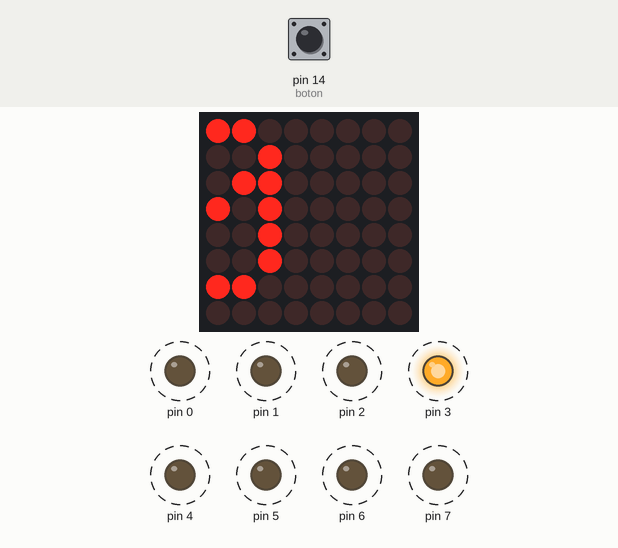
A sketch run on a simulated Arduino Uno, built with avr-gcc and run on an emulated ATmega328P. On the bench: 8×8 LED matrix, output pins drawn as LEDs (lit = HIGH). Dashed ring = blinking. Inputs (shaded band) come from the test bench; at power-on: pin 14 (boton) LOW.

Above: at 1.97 s.
2.0 s: pin 14 (boton) pulled HIGH for 0.7 s
At 3.02 s:
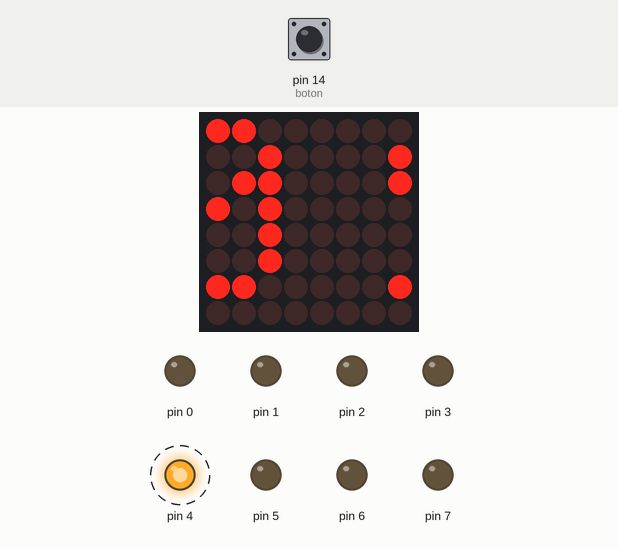
4.2 s: pin 14 (boton) pulled HIGH for 1 s
At 5.05 s:
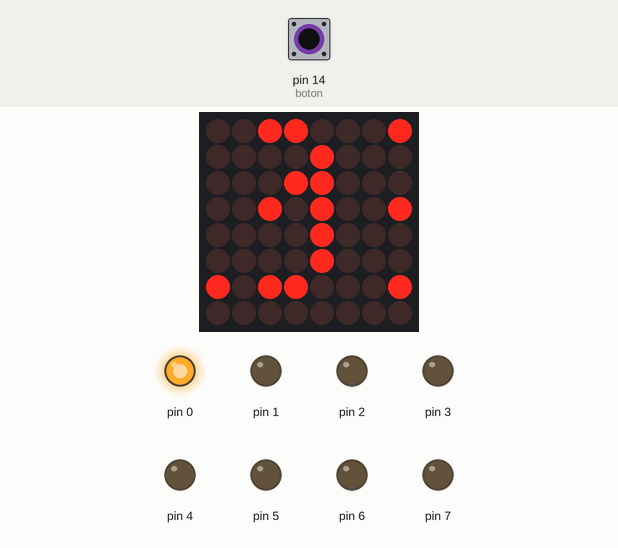
6.7 s: pin 14 (boton) pulled HIGH for 0.7 s
At 7.36 s:
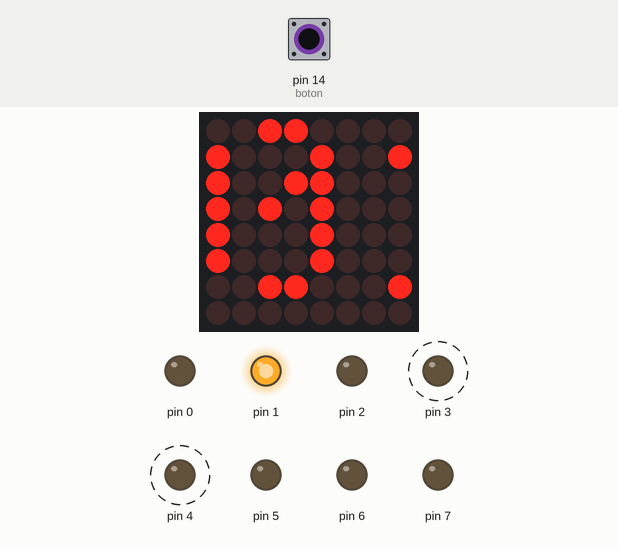
8.9 s: pin 14 (boton) pulled HIGH for 1 s
At 9.67 s:
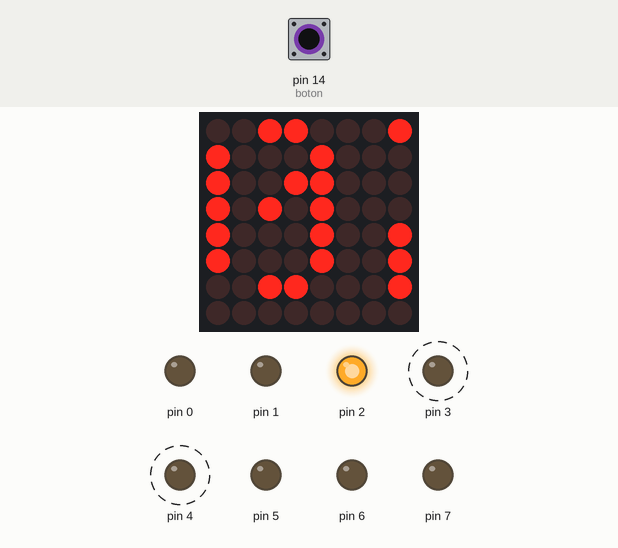
Timing chart, 0 to 12.4 s (numbered marks = the images above; inputs shaded):
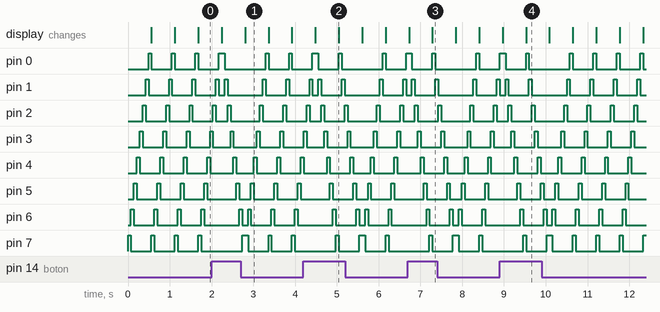

Measured:
- by itself, pin 3, pin 4: alternates HIGH for 0.07 s and LOW for 0.49 s

The sketch:

sketch_dec06a.ino
```cpp
/* Basic example code for MAX7219 LED dot matrix display with Arduino. More info: https://www.makerguides.com */
// Include the required Arduino libraries:
#include <MD_Parola.h>
#include <MD_MAX72xx.h>
#include <SPI.h>
// Define hardware type, size, and output pins:
#define HARDWARE_TYPE MD_MAX72XX::FC16_HW
#define MAX_DEVICES 1
#define CS_PIN 10
// Create a new instance of the MD_Parola class with hardware SPI connection:
//MD_Parola myDisplay = MD_Parola(HARDWARE_TYPE, CS_PIN, MAX_DEVICES);
// Setup for software SPI:
 #define DATA_PIN 11
 #define CLK_PIN 13
 MD_Parola myDisplay = MD_Parola(HARDWARE_TYPE, DATA_PIN, CLK_PIN, CS_PIN, MAX_DEVICES);
const int boton = 14;


void setup() {
pinMode(7,OUTPUT);
pinMode(6,OUTPUT);
pinMode(5,OUTPUT);
pinMode(4,OUTPUT);
pinMode(3,OUTPUT);
pinMode(2,OUTPUT);
pinMode(1,OUTPUT);
pinMode(0,OUTPUT);
  pinMode(boton, INPUT);
  // Intialize the object:
  myDisplay.begin();
  // Set the intensity (brightness) of the display (0-15):
  myDisplay.setIntensity(5);
  // Clear the display:
  myDisplay.displayClear();
  myDisplay.displayText("201213010", PA_RIGHT,600, 0, PA_SCROLL_RIGHT, PA_SCROLL_RIGHT);

}

void loop() {

  if (digitalRead(boton) == HIGH) {
    izquierdam();
    izquierda();

  }else{

    derecham();
    derecha();

  }

  if (myDisplay.displayAnimate()) {
    myDisplay.displayReset();
  }
}

void derecha(){

  digitalWrite(7,HIGH);
  delay(70);
  digitalWrite(7,LOW);
  digitalWrite(6,HIGH);
  delay(70);
  digitalWrite(6,LOW);
  digitalWrite(5,HIGH);
  delay(70);
  digitalWrite(5,LOW);
  digitalWrite(4,HIGH);
  delay(70);
  digitalWrite(4,LOW);
  digitalWrite(3,HIGH);
  delay(70);
  digitalWrite(3,LOW);
  digitalWrite(2,HIGH);
  delay(70);
  digitalWrite(2,LOW);
  digitalWrite(1,HIGH);
  delay(70);
  digitalWrite(1,LOW);
  digitalWrite(0,HIGH);
  delay(70);
  digitalWrite(0,LOW);
  }
  void izquierda(){

  digitalWrite(0,HIGH);
  delay(70);
  digitalWrite(0,LOW);
  digitalWrite(1,HIGH);
  delay(70);
  digitalWrite(1,LOW);
  digitalWrite(2,HIGH);
  delay(70);
  digitalWrite(2,LOW);
  digitalWrite(3,HIGH);
  delay(70);
  digitalWrite(3,LOW);
  digitalWrite(4,HIGH);
  delay(70);
  digitalWrite(4,LOW);
  digitalWrite(5,HIGH);
  delay(70);
  digitalWrite(5,LOW);
  digitalWrite(6,HIGH);
  delay(70);
  digitalWrite(6,LOW);
  digitalWrite(7,HIGH);
  delay(70);
  digitalWrite(7,LOW);
  }

  void derecham(){
    myDisplay.setTextEffect(PA_SCROLL_RIGHT, PA_SCROLL_RIGHT);
    int velocidad = 600;
    int slide_scroll_speed = map(velocidad, 1023, 0, 400, 15);
    myDisplay.setSpeed(slide_scroll_speed);
    }
  void izquierdam(){
    myDisplay.setTextEffect(PA_SCROLL_LEFT, PA_SCROLL_LEFT);
    int velocidad = 600;
    int slide_scroll_speed = map(velocidad, 1023, 0, 400, 15);
    myDisplay.setSpeed(slide_scroll_speed);
    }
```
